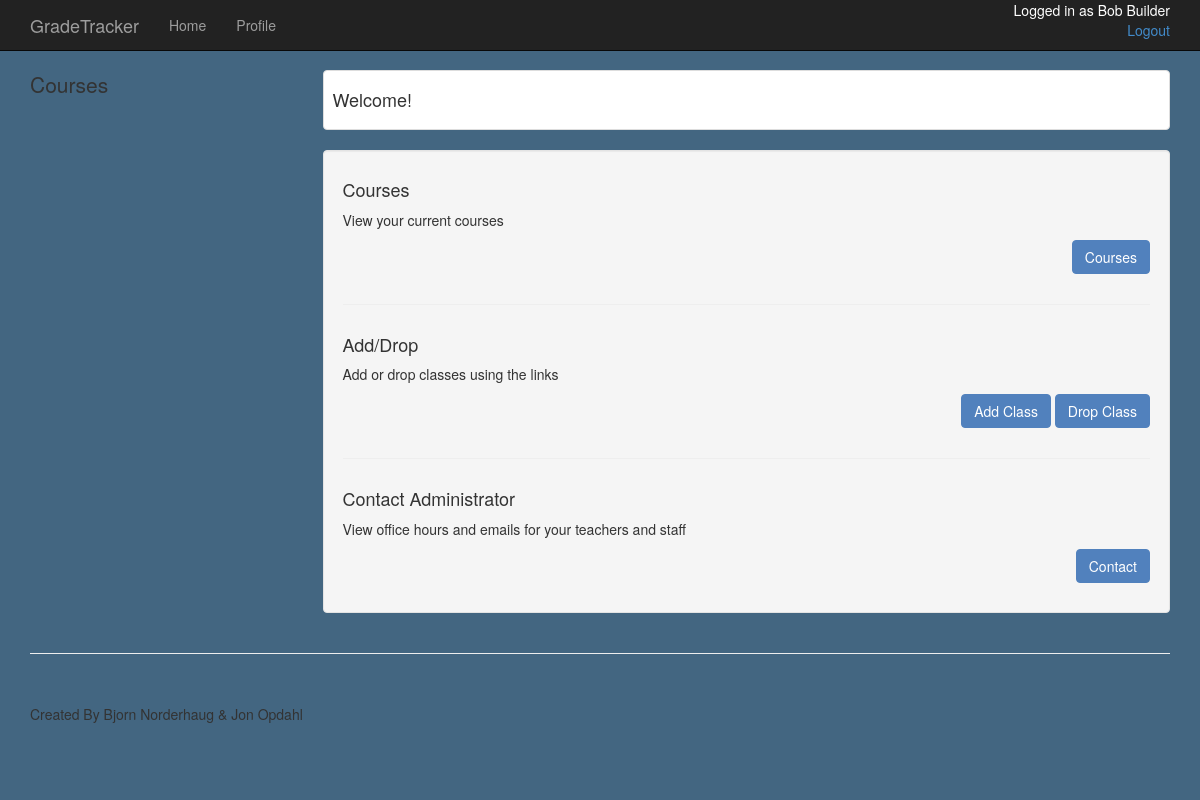
/student/builbo01 (signed in), run on an earlier commit of the app's database.
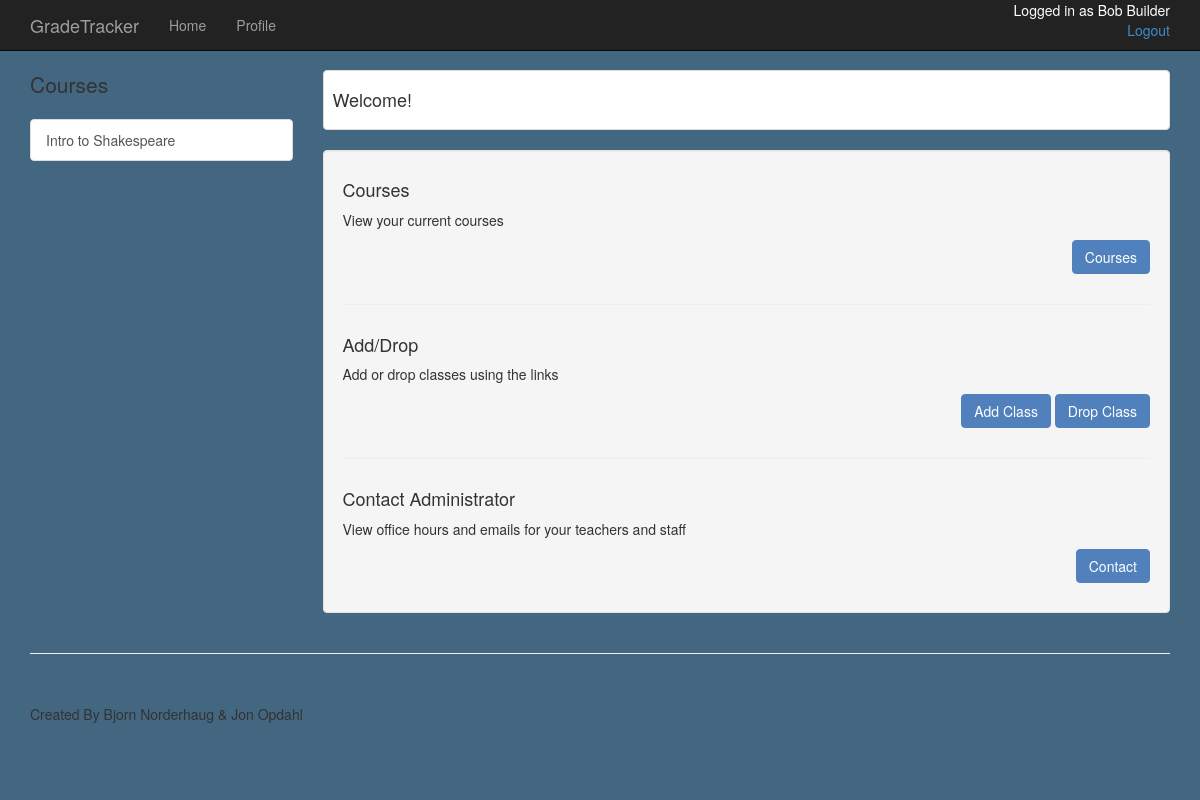
And on a later commit of the database.
### app/models.py (models this page shows, shortened)
class Classroom(db.Model):
	__tablename__ = 'classroom'
	student_id = db.Column(db.String(8), db.ForeignKey('student.id'), primary_key=True)
	course_name = db.Column(db.Integer, db.ForeignKey('course.name'), primary_key=True)
	overall_grade = db.Column(db.String(1))
	possible = db.Column(db.Integer)
	grade = db.Column(db.Float)
	course = db.relationship("Course", backref="stud_ass")
	assignments = db.relationship("Assignment", backref="for_class", lazy='dynamic')

### app/views.py (the view)
@app.route('/student/<id>')
@login_required
def stud_home(id):
	user = Student.query.filter_by(id=id).first()
	return render_template('student_home.html', user=user)

### app/models.py (called while the page is built)
	def __repr__(self):
		return (self.first_name + ' ' + self.last_name)

### app/views.py (called while the page is built)
@login_manager.user_loader
def load_user(id):
	user=Student.query.get(str(id))
	if user is None:
		user=Admin.query.get(str(id))
	return user

### app/templates/student_home.html
{% extends "new.html" %}
{% block content %}
    <div class="container">
        <div class="row">
            <div class="col-md-3">
                <p class="lead"> Courses </p>
                <div class="list-group">
                	{% for course in user.classes %}
                    <a href="/student/{{user.id}}/{{course.course_name}}" class="list-group-item">{{ course.course_name}}</a>
                    {% endfor %}
                </div>
            </div>
            <div class="col-md-9">
                <div class="thumbnail">
                    <div class="caption-full">
                        <h4>Welcome!</h4>
                    </div>
                </div>
                <div class="well">
                    <div class="row">
                        <div class="col-md-12">
                        	<h4> Courses </h4>
                            <p>View your current courses</p>
                            <p class="pull-right"><a href="/student/{{user.id}}/courses" class="btn btn-success"> Courses </a></p>
                        </div>
                    </div>
                    <hr>
                    <div class="row">
                        <div class="col-md-12">
                        	<h4> Add/Drop </h4>
                            <p>Add or drop classes using the links</p>
                            <p class="pull-right"><a href="/register" class="btn btn-success"> Add Class </a>
                            <a href="/drop" class="btn btn-success" class="pull-right"> Drop Class </a> </p>
                        </div>
                    </div>
                    <hr>
                    <div class="row">
                        <div class="col-md-12">
                        	<h4> Contact Administrator</h4>
                            <p>View office hours and emails for your teachers and staff</p>
                            <p class="pull-right"><a href="{{ url_for('studentContact', id=user.id) }}" class="btn btn-success"> Contact </a></p>
                        </div>
                    </div>
                </div>
            </div>
        </div>
    </div>
{% endblock %}

What changed in the data, as far as the page shows it:
added Classroom: course_name "Intro to Shakespeare"
